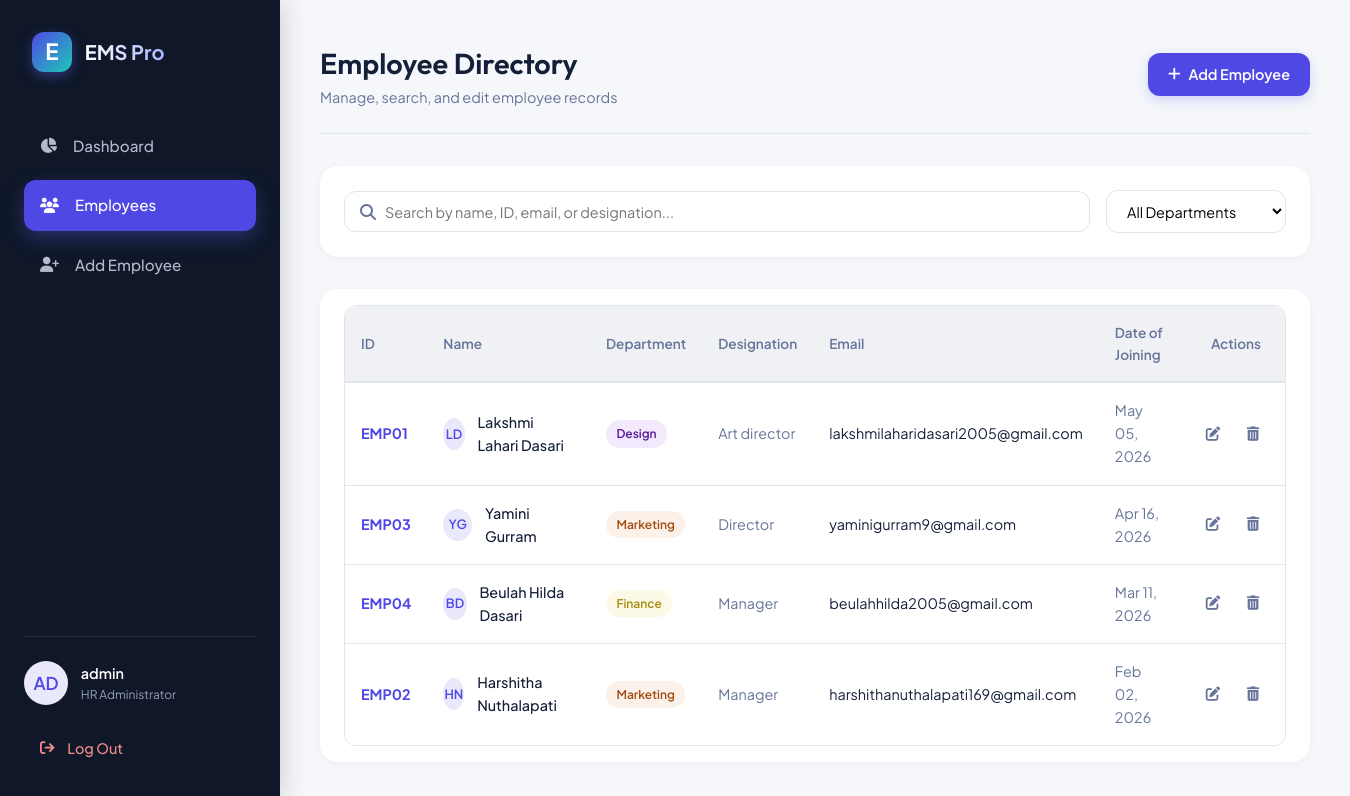
Screenshot of /employees/ (signed in) with the database file from the repository.
### employees/models.py (models this page shows, shortened)
class Employee(models.Model):
    DEPARTMENT_CHOICES = [
        ('Engineering', 'Engineering'),
        ('Human Resources', 'Human Resources'),
        ('Sales', 'Sales'),
        ('Marketing', 'Marketing'),
        ('Finance', 'Finance'),
        ('Operations', 'Operations'),
        ('Design', 'Design'),
    ]
    employee_id = models.CharField(max_length=10, unique=True, verbose_name="Employee ID")
    first_name = models.CharField(max_length=50, verbose_name="First Name")
    last_name = models.CharField(max_length=50, verbose_name="Last Name")
    email = models.EmailField(unique=True, verbose_name="Email Address")
    phone = models.CharField(max_length=15, verbose_name="Phone Number")
    department = models.CharField(max_length=50, choices=DEPARTMENT_CHOICES, verbose_name="Department")
    designation = models.CharField(max_length=100, verbose_name="Designation")
    salary = models.DecimalField(max_digits=10, decimal_places=2, verbose_name="Salary (USD)")
    date_of_joining = models.DateField(verbose_name="Date of Joining")
    address = models.TextField(blank=True, null=True, verbose_name="Address")
    class Meta:
        ordering = ['-date_of_joining']
    @property
    def get_full_name(self):
        return f"{self.first_name} {self.last_name}"

### employees/views.py (the view, shortened to what this page needs)
# urls.py: path('employees/', views.employee_list, name='employee_list'),
@login_required
def employee_list(request):
    query = request.GET.get('search', '').strip()
    dept_filter = request.GET.get('department', '').strip()
    employees = Employee.objects.all()
    if dept_filter:
        employees = employees.filter(department=dept_filter)
    departments = [choice[0] for choice in Employee.DEPARTMENT_CHOICES]
    paginator = Paginator(employees, 10)  # Show 10 employees per page
    page_number = request.GET.get('page')
    page_obj = paginator.get_page(page_number)
    context = {
        'page_obj': page_obj,
        'search_query': query,
        'dept_filter': dept_filter,
        'departments': departments,
        'active_tab': 'employees',
    }
    return render(request, 'employees/employee_list.html', context)

### employees/templates/employees/employee_list.html (shortened to what this page needs)
{% extends 'employees/base.html' %}
{% load static %}
{% block content %}
<div class="topbar">
    <div class="page-title">
        <h1>Employee Directory</h1>
        <p>Manage, search, and edit employee records</p>
    </div>
    <div class="topbar-actions">
        <a href="{% url 'employee_add' %}" class="btn btn-primary">
            <i class="fa-solid fa-plus"></i> Add Employee
        </a>
    </div>
</div>
<form method="GET" action="{% url 'employee_list' %}" class="search-filter-container">
    <div class="search-wrapper">
        <input type="text" name="search" class="search-input" placeholder="Search by name, ID, email, or designation..." value="{{ search_query }}">
    </div>
    <div class="filter-wrapper">
        <select name="department" class="filter-select" onchange="this.form.submit()">
            <option value="">All Departments</option>
        </select>
    </div>
</form>
<div class="panel" style="padding: 1rem 1.5rem;">
    <div class="table-responsive">
        <table class="custom-table">
            <thead>
                <tr>
                    <th>ID</th>
                    <th>Name</th>
                    <th>Department</th>
                    <th>Designation</th>
                    <th>Email</th>
                    <th>Date of Joining</th>
                    <th style="text-align: right; padding-right: 1.5rem;">Actions</th>
                </tr>
            </thead>
            <tbody>
                {% if page_obj %}
                    {% for emp in page_obj %}
                    <tr>
                        <td style="font-weight: 700; color: var(--primary);">{{ emp.employee_id }}</td>
                        <td>
                            <div style="display: flex; align-items: center; gap: 0.8rem;">
                                <div class="avatar" style="width: 32px; height: 32px; font-size: 0.8rem;">
                                    {{ emp.first_name|slice:":1"|upper }}{{ emp.last_name|slice:":1"|upper }}
                                </div>
                                <span style="font-weight: 500;">{{ emp.get_full_name }}</span>
                            </div>
                        </td>
                        <td>
                            <span class="badge badge-{{ emp.department|lower|cut:' ' }}">{{ emp.department }}</span>
                        </td>
                        <td style="color: var(--text-secondary);">{{ emp.designation }}</td>
                        <td>{{ emp.email }}</td>
                        <td style="color: var(--text-secondary);">{{ emp.date_of_joining|date:"M d, Y" }}</td>
                        <td style="text-align: right; padding-right: 1rem;">
                            <div class="action-links" style="justify-content: flex-end;">
                                <a href="{% url 'employee_edit' emp.pk %}" class="action-btn" title="Edit Employee">
                                    <i class="fa-solid fa-pen-to-square"></i>
                                </a>
                                <a href="{% url 'employee_delete' emp.pk %}" class="action-btn delete-btn" title="Delete Employee">
                                    <i class="fa-solid fa-trash-can"></i>
                                </a>
                            </div>
                        </td>
                    </tr>
                    {% endfor %}
                {% endif %}
            </tbody>
        </table>
    </div>
</div>
{% endblock %}

### employees/templates/employees/base.html (shortened to what this page needs)
{% load static %}
<!DOCTYPE html>
<html lang="en">
<head>
    <link rel="stylesheet" href="https://cdnjs.cloudflare.com/ajax/libs/font-awesome/6.4.0/css/all.min.css">
    <link rel="stylesheet" href="{% static 'employees/styles.css' %}">
</head>
<body>
    <div class="app-container">
        <aside class="sidebar" id="sidebar">
            <div class="brand-section">
                <div class="brand-logo">E</div>
                <div class="brand-name">EMS Pro</div>
            </div>
            <nav class="nav-links">
                <li class="nav-item {% if active_tab == 'dashboard' %}active{% endif %}">
                    <a href="{% url 'dashboard' %}">
                        <i class="fa-solid fa-chart-pie"></i>
                        <span>Dashboard</span>
                    </a>
                </li>
                <li class="nav-item {% if active_tab == 'employees' %}active{% endif %}">
                    <a href="{% url 'employee_list' %}">
                        <i class="fa-solid fa-users"></i>
                        <span>Employees</span>
                    </a>
                </li>
                <li class="nav-item {% if active_tab == 'add_employee' %}active{% endif %}">
                    <a href="{% url 'employee_add' %}">
                        <i class="fa-solid fa-user-plus"></i>
                        <span>Add Employee</span>
                    </a>
                </li>
            </nav>
            <div class="sidebar-footer">
                {% if user.is_authenticated %}
                <div class="user-profile-summary">
                    <div class="avatar">
                        {{ user.username|slice:":2"|upper }}
                    </div>
                    <div class="user-info">
                        <span class="user-name">{{ user.username }}</span>
                        <span class="user-role">HR Administrator</span>
                    </div>
                </div>
                <a href="{% url 'logout' %}" class="logout-btn">
                    <i class="fa-solid fa-arrow-right-from-bracket"></i>
                    <span>Log Out</span>
                </a>
                {% endif %}
            </div>
        </aside>
        <main class="main-content">
            {% block content %}{% endblock %}
        </main>
    </div>
</body>
</html>

### rows the page displays
Employee: employee_id "EMP01", first_name "L", last_name "D", get_full_name "Lakshmi Lahari Dasari", department "Design", designation "Art director", email "lakshmilaharidasari2005@gmail.com", date_of_joining "May 05, 2026"
Employee: employee_id "EMP03", first_name "Y", last_name "G", get_full_name "Yamini Gurram", department "Marketing", designation "Director", email "yaminigurram9@gmail.com", date_of_joining "Apr 16, 2026"
Employee: employee_id "EMP04", first_name "B", last_name "D", get_full_name "Beulah Hilda Dasari", department "Finance", designation "Manager", email "beulahhilda2005@gmail.com", date_of_joining "Mar 11, 2026"
Employee: employee_id "EMP02", first_name "H", last_name "N", get_full_name "Harshitha Nuthalapati", department "Marketing", designation "Manager", email "harshithanuthalapati169@gmail.com", date_of_joining "Feb 02, 2026"

### other values shown
{{ user.username|slice:":2"|upper }} "AD"
{{ user.username }} "admin"
